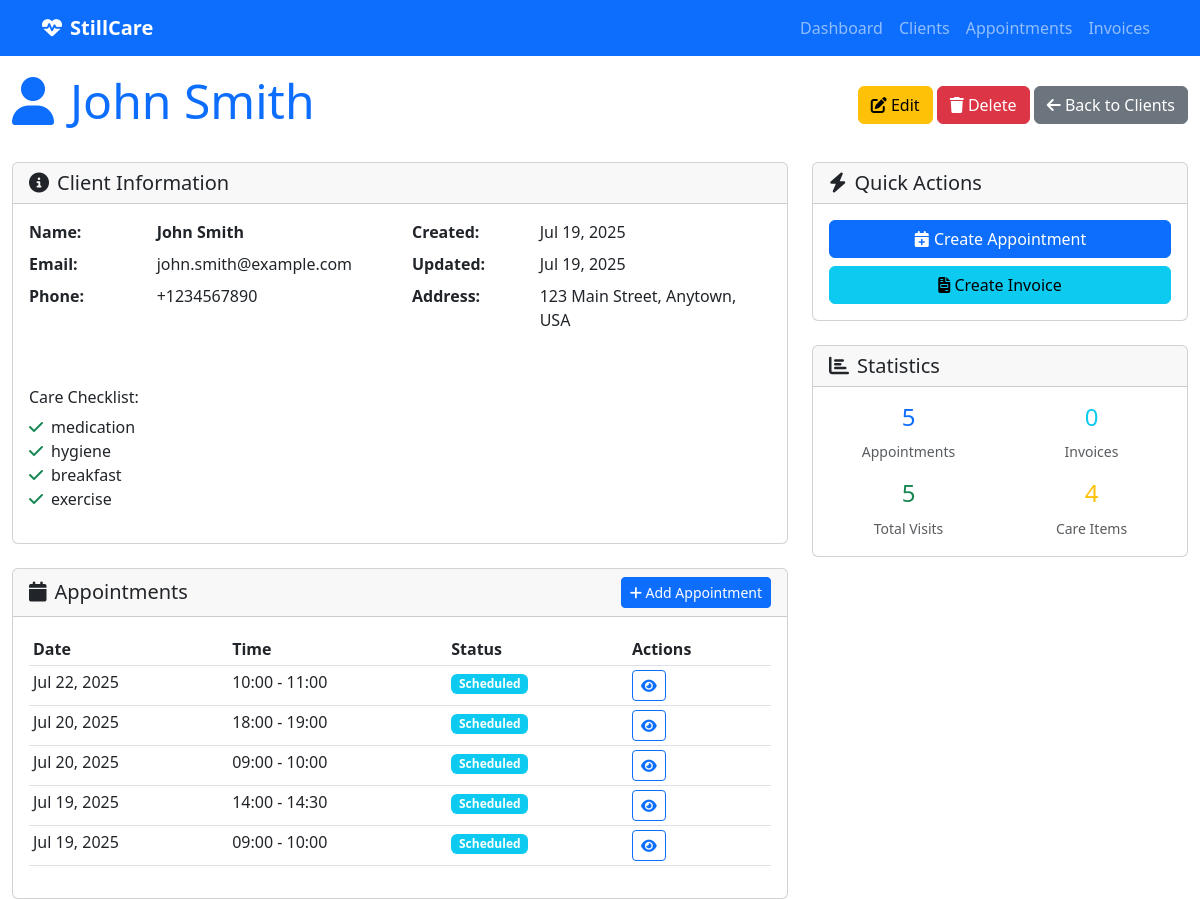
The app's page /clients/1/, older data.
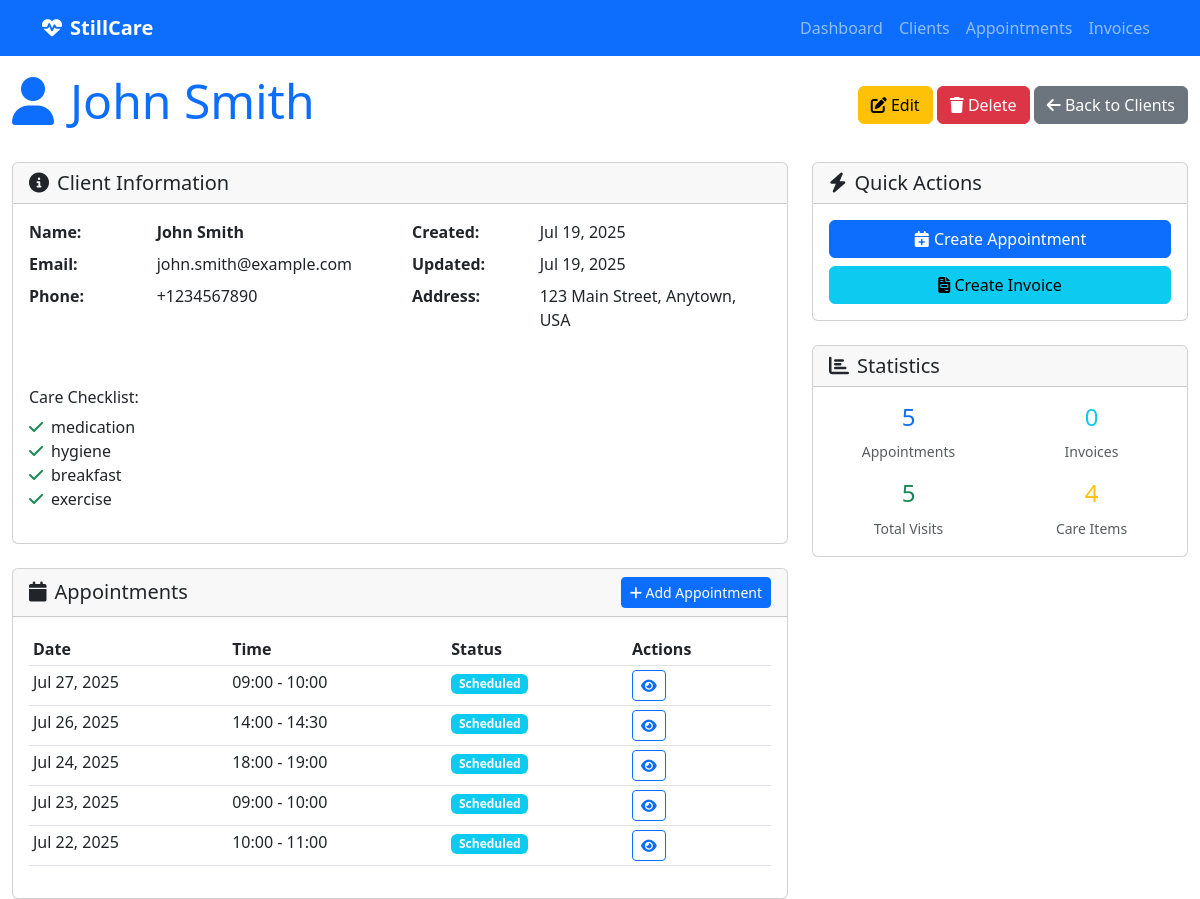
The same page, newer data.
### appointment_management/models.py (models this page shows, shortened)
class Appointment(models.Model):
    FREQUENCY_CHOICES = [
        ('daily', 'Daily'),
        ('weekly', 'Weekly'),
        ('monthly', 'Monthly'),
    ]
    title = models.CharField(max_length=200)
    description = models.TextField(blank=True, null=True)
    start_time = models.DateTimeField(help_text="When the appointment/visit should start")
    end_time = models.DateTimeField(help_text="When the appointment/visit should end")
    status = models.CharField(max_length=50, choices=[
        ('scheduled', 'Scheduled'),
        ('completed', 'Completed'),
        ('cancelled', 'Cancelled'),
        ('no_show', 'No Show'),
    ], default='scheduled')
    client = models.ForeignKey(
        'client_management.Client',
        on_delete=models.CASCADE,
        related_name='appointments',
        help_text="The client this appointment is for"
    )
    frequency = models.CharField(
        max_length=20,
        choices=FREQUENCY_CHOICES,
        blank=True,
        null=True,
        help_text="How often this appointment repeats"
    )
    assigned_staff = models.ForeignKey(settings.AUTH_USER_MODEL, on_delete=models.PROTECT, null=False, blank=False, related_name='appointments', help_text="Staff member assigned to this appointment")
    created_at = models.DateTimeField(auto_now_add=True)
    updated_at = models.DateTimeField(auto_now=True)
    class Meta:
        verbose_name = "Appointment"
        verbose_name_plural = "Appointments"
    VISIT_STATUS_CHOICES = [
        ('scheduled', 'Scheduled'),
        ('in_progress', 'In Progress'),
        ('completed', 'Completed'),
        ('cancelled', 'Cancelled'),
    ]
    status = models.CharField(
        max_length=20,
        choices=VISIT_STATUS_CHOICES,
        default='scheduled'
    )
    actual_start_time = models.DateTimeField(blank=True, null=True)
    actual_end_time = models.DateTimeField(blank=True, null=True)
    checklist_items = models.JSONField(
        default=list,
        help_text="List of checklist items from the client's care plan"
    )

### care_backend/views.py (the view)
# urls.py: path('clients/<int:client_id>/', views.client_detail, name='client_detail'),
def client_detail(request, client_id):
    client = get_object_or_404(Client, id=client_id)
    appointments = Appointment.objects.filter(client=client).order_by('-start_time')
    invoices = InvoiceGroup.objects.filter(client=client).order_by('-created_at')
    context = {
        'client': client,
        'appointments': appointments,
        'invoices': invoices,
    }
    return render(request, 'clients/detail.html', context)

### client_management/models.py (called while the page is built)
    @property
    def full_name(self):
        return f"{self.first_name} {self.last_name}"

### templates/clients/detail.html (shortened to what the changed rows need)
{% extends "base.html" %}
{% block content %}
<div class="d-flex justify-content-between align-items-center mb-4">
    <h1 class="display-5 text-primary"><i class="fas fa-user me-3"></i>{{ client.full_name }}</h1>
</div>
<div class="row">
    <div class="col-lg-8">
        <div class="card mb-4">
            <div class="card-body">
                {% if client.care_checklist %}
                <div class="mt-3">
                    <ul class="list-unstyled">
                        {% for item in client.care_checklist %}
                            <li><i class="fas fa-check text-success me-2"></i>{{ item }}</li>
                        {% endfor %}
                    </ul>
                </div>
                {% endif %}
            </div>
        </div>
        <div class="card">
            <div class="card-body">
                {% if appointments %}
                    <div class="table-responsive">
                        <table class="table table-sm">
                            <thead>
                                <tr>
                                    <th>Date</th>
                                    <th>Time</th>
                                    <th>Status</th>
                                    <th>Actions</th>
                                </tr>
                            </thead>
                            <tbody>
                                {% for appointment in appointments %}
                                <tr>
                                    <td>{{ appointment.start_time|date:"M d, Y" }}</td>
                                    <td>{{ appointment.start_time|time:"H:i" }} - {{ appointment.end_time|time:"H:i" }}</td>
                                    <td>
                                        <span class="badge bg-{% if appointment.status == 'scheduled' %}info{% elif appointment.status == 'completed' %}success{% elif appointment.status == 'in_progress' %}warning{% else %}secondary{% endif %}">
                                            {{ appointment.get_status_display }}
                                        </span>
                                    </td>
                                    <td>
                                        <a href="{% url 'appointment_detail' appointment.id %}" class="btn btn-sm btn-outline-primary">
                                            <i class="fas fa-eye"></i>
                                        </a>
                                    </td>
                                </tr>
                                {% endfor %}
                            </tbody>
                        </table>
                    </div>
                {% else %}
                    <p class="text-muted">No appointments found for this client.</p>
                {% endif %}
            </div>
        </div>
    </div>
</div>
{% endblock %}

Row changes from the older to the newer data that the page shows:
changed Appointment: start_time "Jul 19, 2025" → "Jul 27, 2025"; moves up the list
changed Appointment: start_time "Jul 19, 2025" → "Jul 26, 2025"; moves up the list
changed Appointment: start_time "Jul 20, 2025" → "Jul 24, 2025"
changed Appointment: start_time "Jul 20, 2025" → "Jul 23, 2025"
changed Appointment "Jul 22, 2025": moves down the list
